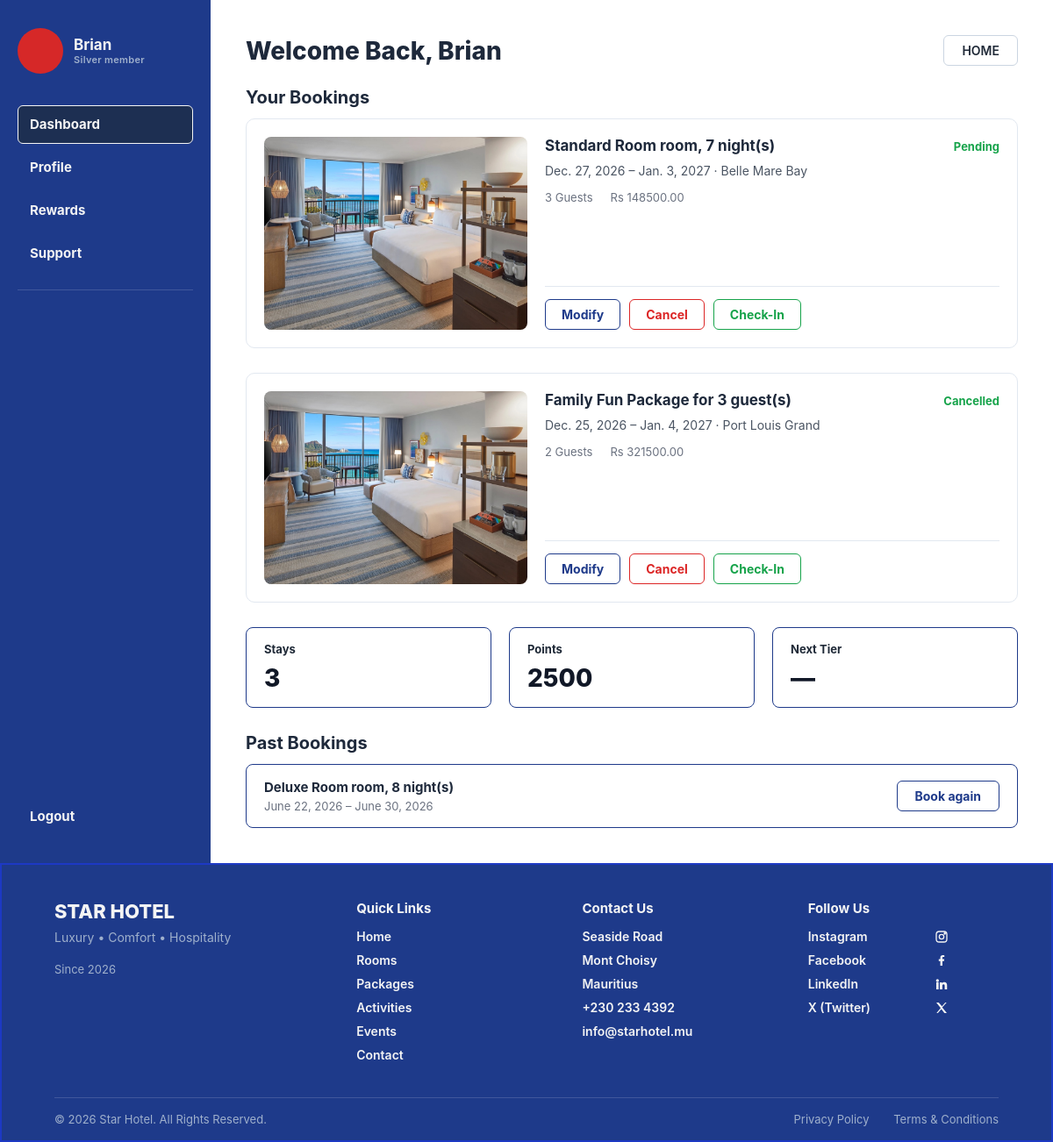
The app's page /customer-dashboard/ with its own data.
### StarHotel/hotel/models.py (models this page shows, shortened)
class User(AbstractUser):
    dob = models.DateField(null=True, blank=True)
    phone = models.CharField(max_length=20, blank=True)
    address = models.CharField(max_length=255, blank=True)
    join_date = models.DateField(auto_now_add=True)

class Customer(User):
    nid = models.CharField(max_length=20, unique=True)
    loyalty = models.ForeignKey(
        Loyalty,
        on_delete=models.SET_NULL,
        null=True,
        blank=True,
        related_name='customers'
    )

class Loyalty(models.Model):
    loyalty_num = models.AutoField(primary_key=True)
    tier = models.CharField(max_length=50)
    discount_rate = models.FloatField(default=0.0)
    multiplier_rate = models.FloatField(default=1.0)

class Booking(models.Model):
    TYPE_CHOICES = [
        ('stay', 'Stay'),
        ('event', 'Event'),
        ('activity', 'Activity'),
    ]
    booking_type = models.CharField(max_length=10, choices=TYPE_CHOICES, default='stay')   # <-- NEW
    bk_id = models.AutoField(primary_key=True)
    no_of_guests = models.PositiveIntegerField()
    check_in = models.DateField()
    check_out = models.DateField()
    bk_date = models.DateField(auto_now_add=True)
    bk_status = models.CharField(max_length=20, default='pending')
    estimated_sum = models.DecimalField(max_digits=10, decimal_places=2)
    created_at = models.DateTimeField(auto_now_add=True)
    updated_at = models.DateTimeField(auto_now=True)
    customer = models.ForeignKey(
        Customer,
        on_delete=models.CASCADE,
        related_name='bookings'
    )
    branch = models.ForeignKey(
        Branch,
        on_delete=models.CASCADE,
        related_name='bookings'
    )

class Booking_Item(models.Model):
    bi_type = models.CharField(max_length=20)
    price = models.DecimalField(max_digits=10, decimal_places=2)
    payment_method = models.CharField(max_length=30)
    purchase_date = models.DateField(auto_now_add=True)
    description = models.CharField(max_length=255, blank=True)
    booking = models.ForeignKey(
        Booking,
        on_delete=models.CASCADE,
        related_name='booking_items'
    )

class Branch(models.Model):
    branch_id = models.AutoField(primary_key=True)
    branch_name = models.CharField(max_length=100)
    tel_no = models.CharField(max_length=20)
    street = models.CharField(max_length=150)
    city = models.CharField(max_length=100)
    zipcode = models.CharField(max_length=10)
    class Meta:
        verbose_name_plural = "branches"

### StarHotel/hotel/views.py (the view)
# urls.py: path("customer-dashboard/", views.customer_dashboard, name="customer_dashboard"),
def customer_dashboard(request):
    customer = get_current_customer(request)
    if customer is None:
        return render(request, "hotel/customer_dashboard.html", {"no_customers": True})
    today = date.today()
    bookings = customer.bookings.select_related("branch").prefetch_related(
        "booking_items"
    ).order_by("-check_in")
    current_bookings = bookings.filter(check_out__gte=today)
    past_bookings = bookings.filter(check_out__lt=today)
    total_nights = sum((b.check_out - b.check_in).days for b in bookings)
    points = total_nights * 100
    context = {
        "customer": customer,
        "current_bookings": current_bookings,
        "past_bookings": past_bookings,
        "stays_count": bookings.count(),
        "points": points,
    }
    return render(request, "hotel/customer_dashboard.html", context)

### StarHotel/hotel/views.py (called while the page is built)
def get_current_customer(request):
    if request.user.is_authenticated:
        try:
            return request.user.customer
        except Customer.DoesNotExist:
            pass
    return Customer.objects.select_related("loyalty").first()

### StarHotel/hotel/templates/hotel/customer_dashboard.html (shortened to what this page needs)
{% extends "base.html" %}
{% load static %}
{% block content %}
    <div class="layout">
        <aside class="sidebar">
            <div class="profile">
                <div class="avatar"></div>
                <div class="profile-info">
                    <div class="name">{{ customer.first_name|default:customer.username }}</div>
                    <div class="member">{{ customer.loyalty.tier|default:"No tier" }} member</div>
                </div>
            </div>
            <nav id="nav">
                <div class="nav-highlight" id="navHighlight"></div>
                <a href="{% url 'customer_dashboard' %}" class="nav-item {% if request.resolver_match.url_name == 'customer_dashboard' %}active{% endif %}">Dashboard</a>
                <a href="{% url 'customer_profile' %}" class="nav-item {% if request.resolver_match.url_name == 'customer_profile' %}active{% endif %}">Profile</a>
                <a href="{% url 'customer_rewards' %}" class="nav-item {% if request.resolver_match.url_name == 'customer_rewards' %}active{% endif %}">Rewards</a>
                <a href="{% url 'customer_support' %}" class="nav-item {% if request.resolver_match.url_name == 'customer_support' %}active{% endif %}">Support</a>
            </nav>
            <hr class = "divider">
            <a href="#" class="logout">Logout</a>
        </aside>
        <div class="dashboard-content">
            <div class="content-header">
                <h1>Welcome Back, {{ customer.first_name|default:customer.username }}</h1>
                <a href="{% url 'home' %}" class="btn-home">HOME</a>
            </div>
        <h2 class="section-title">Your Bookings</h2>
        {% for booking in current_bookings %}
        <div class="booking-card">
            {% with first_item=booking.booking_items.first %}
            <img src="{% static 'images/deluxe.jpg' %}" alt="{{ first_item.description|default:'Booking' }}" class="booking-image">
        <div class="booking-details">
                    <div class="booking-title-row">
                        <h3>{{ first_item.description|default:"Booking" }}</h3>
                        <span class="booking-status">{{ booking.bk_status|title }}</span>
                    </div>
                    <p>{{ booking.check_in }} &ndash; {{ booking.check_out }} &middot; {{ booking.branch.branch_name }}</p>
                    <div class="booking-meta">
                        <span>{{ booking.no_of_guests }} Guests</span>
                        <span>Rs {{ booking.estimated_sum }}</span>
                    </div>
                    <div class="booking-actions">
                        <a href="#" class="btn-action btn-modify">Modify</a>
                        <a href="#" class="btn-action btn-cancel">Cancel</a>
                        <a href="#" class="btn-action btn-checkin">Check-In</a>
                    </div>
                </div>
                {% endwith %}
            </div>
            {% empty %}
            <p>You have no upcoming bookings.</p>
            {% endfor %}
            <div class="stats-row">
                <div class="stat-box">
                    <div class="stat-label">Stays</div>
                    <div class="stat-value">{{ stays_count }}</div>
                </div>
                <div class="stat-box">
                    <div class="stat-label">Points</div>
                    <div class="stat-value">{{ points }}</div>
                </div>
                <div class="stat-box">
                    <div class="stat-label">Next Tier</div>
                    <div class="stat-value">&mdash;</div>
                </div>
            </div>
            <h2 class="section-title">Past Bookings</h2>
            {% for booking in past_bookings %}
            <div class="past-booking-row">
                <div>
                    <div class="past-booking-name">{{ booking.booking_items.first.description|default:"Booking" }}</div>
                    <div class="past-booking-dates">{{ booking.check_in }} &ndash; {{ booking.check_out }}</div>
                </div>
                <a href="#" class="btn-book-again">Book again</a>
            </div>
            {% empty %}
            <p>No past bookings yet.</p>
            {% endfor %}
        </div>
    </div>
    {% endblock %}

### StarHotel/hotel/templates/base.html (shortened to what this page needs)
<!DOCTYPE html>
<html lang="en">
<head>
    {% load static %}
    <link rel="stylesheet" href="{% static 'css/style.css' %}">
</head>
<body>
    <main>
        {% block content %}
        {% endblock %}
    </main>
    {% block footer %}
    <footer class="site-footer">
    <div class="footer-top">
        <div class="footer-col footer-brand">
            <h3 class="footer-logo">STAR HOTEL</h3>
            <p class="footer-tagline">Luxury &bull; Comfort &bull; Hospitality</p>
            <p class="footer-since">Since 2026</p>
        </div>
        <div class="footer-col">
            <h4 class="footer-heading">Quick Links</h4>
            <ul class="footer-links">
                <li><a href="{% url 'home' %}">Home</a></li>
                <li><a href="#">Rooms</a></li>
                <li><a href="#">Packages</a></li>
                <li><a href="#">Activities</a></li>
                <li><a href="#">Events</a></li>
                <li><a href="#">Contact</a></li>
            </ul>
        </div>
        <div class="footer-col">
            <h4 class="footer-heading">Contact Us</h4>
            <ul class="footer-contact">
                <li>Seaside Road</li>
                <li>Mont Choisy</li>
                <li>Mauritius</li>
                <li><a href="tel:+2302334392">+230 233 4392</a></li>
                <li><a href="mailto:info@starhotel.mu">info@starhotel.mu</a></li>
            </ul>
        </div>
        <div class="footer-col">
            <h4 class="footer-heading">Follow Us</h4>
            <ul class="footer-social">
                <li>
                    <a href="#">Instagram
                        <svg viewBox="0 0 24 24" fill="none" stroke="currentColor" stroke-width="2"><rect x="3" y="3" width="18" height="18" rx="5"/><circle cx="12" cy="12" r="4"/><circle cx="17.5" cy="6.5" r="1"/></svg>
                    </a>
                </li>
                <li>
                    <a href="#">Facebook
                        <svg viewBox="0 0 24 24" fill="currentColor"><path d="M13.5 21v-8h2.7l.4-3.2h-3.1V7.7c0-.9.25-1.6 1.6-1.6h1.7V3.2C15.9 3.1 15 3 13.9 3c-2.4 0-4 1.5-4 4.1v2.7H7.2V13h2.7v8h3.6z"/></svg>
                    </a>
                </li>
                <li>
                    <a href="#">LinkedIn
                        <svg viewBox="0 0 24 24" fill="currentColor"><path d="M4.98 3.5a2.5 2.5 0 11.02 5 2.5 2.5 0 01-.02-5zM3 9h4v12H3zM9 9h3.8v1.7h.05c.53-.95 1.83-1.95 3.77-1.95 4.03 0 4.78 2.55 4.78 5.86V21h-4v-5.6c0-1.35-.02-3.08-1.88-3.08-1.88 0-2.17 1.46-2.17 2.98V21H9z"/></svg>
                    </a>
                </li>
                <li>
                    <a href="#">X (Twitter)
                        <svg viewBox="0 0 24 24" fill="currentColor"><path d="M3 3l7.5 9.4L3.4 21h2.3l6-6.7L16.9 21H21l-7.9-9.9L20.6 3h-2.3l-5.6 6.2L7.1 3H3z"/></svg>
                    </a>
                </li>
            </ul>
        </div>
    </div>
    <div class="footer-bottom">
        <p>&copy; 2026 Star Hotel. All Rights Reserved.</p>
        <div class="footer-legal">
            <a href="#">Privacy Policy</a>
            <a href="#">Terms &amp; Conditions</a>
        </div>
    </div>
    </footer>
    {% endblock %}
</body>
</html>

### records on screen
User: first_name "Brian"
Customer: loyalty.tier "Silver"
Booking: booking_items.first.description "Standard Room room, 7 night(s)", bk_status "Pending", check_in "Dec. 27, 2026", check_out "Jan. 3, 2027", branch.branch_name "Belle Mare Bay", no_of_guests "3", estimated_sum "148500.00"
Booking: booking_items.first.description "Family Fun Package for 3 guest(s)", bk_status "Cancelled", check_in "Dec. 25, 2026", check_out "Jan. 4, 2027", branch.branch_name "Port Louis Grand", no_of_guests "2", estimated_sum "321500.00"
Booking: booking_items.first.description "Deluxe Room room, 8 night(s)", check_in "June 22, 2026", check_out "June 30, 2026"

### other values on screen
{{ stays_count }} "3"
{{ points }} "2500"
